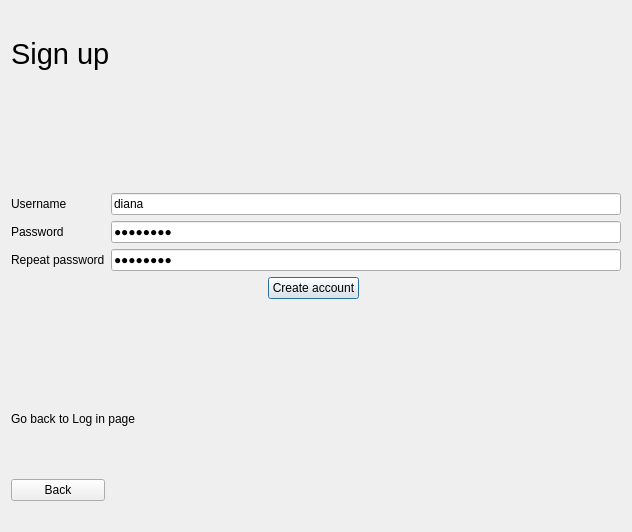
<?xml version="1.0" encoding="UTF-8"?>
<ui version="4.0">
 <class>SignupWindow</class>
 <widget class="QDialog" name="SignupWindow">
  <property name="geometry">
   <rect>
    <x>0</x>
    <y>0</y>
    <width>632</width>
    <height>532</height>
   </rect>
  </property>
  <property name="windowTitle">
   <string>Dialog</string>
  </property>
  <layout class="QGridLayout" name="gridLayout_3">
   <item row="3" column="0" colspan="3">
    <layout class="QGridLayout" name="gridLayout">
     <item row="4" column="0">
      <widget class="QLabel" name="label_3">
       <property name="text">
        <string>Repeat password</string>
       </property>
      </widget>
     </item>
     <item row="3" column="0">
      <widget class="QLabel" name="label_2">
       <property name="text">
        <string>Password</string>
       </property>
      </widget>
     </item>
     <item row="2" column="0">
      <widget class="QLabel" name="label">
       <property name="text">
        <string>Username</string>
       </property>
      </widget>
     </item>
     <item row="4" column="1">
      <widget class="QLineEdit" name="password_line_2">
       <property name="text">
        <string>diana123</string>
       </property>
       <property name="echoMode">
        <enum>QLineEdit::Password</enum>
       </property>
      </widget>
     </item>
     <item row="3" column="1">
      <widget class="QLineEdit" name="password_line">
       <property name="text">
        <string>diana123</string>
       </property>
       <property name="echoMode">
        <enum>QLineEdit::Password</enum>
       </property>
      </widget>
     </item>
     <item row="2" column="1">
      <widget class="QLineEdit" name="username_line">
       <property name="text">
        <string>diana</string>
       </property>
      </widget>
     </item>
    </layout>
   </item>
   <item row="7" column="1">
    <spacer name="horizontalSpacer_6">
     <property name="orientation">
      <enum>Qt::Horizontal</enum>
     </property>
     <property name="sizeHint" stdset="0">
      <size>
       <width>40</width>
       <height>20</height>
      </size>
     </property>
    </spacer>
   </item>
   <item row="1" column="0" colspan="2">
    <widget class="QLabel" name="succes_message">
     <property name="text">
      <string/>
     </property>
    </widget>
   </item>
   <item row="5" column="0">
    <spacer name="verticalSpacer">
     <property name="orientation">
      <enum>Qt::Vertical</enum>
     </property>
     <property name="sizeType">
      <enum>QSizePolicy::Preferred</enum>
     </property>
     <property name="sizeHint" stdset="0">
      <size>
       <width>20</width>
       <height>40</height>
      </size>
     </property>
    </spacer>
   </item>
   <item row="4" column="0" colspan="2">
    <layout class="QHBoxLayout" name="horizontalLayout">
     <item>
      <spacer name="horizontalSpacer_2">
       <property name="orientation">
        <enum>Qt::Horizontal</enum>
       </property>
       <property name="sizeHint" stdset="0">
        <size>
         <width>40</width>
         <height>20</height>
        </size>
       </property>
      </spacer>
     </item>
     <item>
      <widget class="QPushButton" name="create_btn">
       <property name="text">
        <string>Create account</string>
       </property>
      </widget>
     </item>
     <item>
      <spacer name="horizontalSpacer">
       <property name="orientation">
        <enum>Qt::Horizontal</enum>
       </property>
       <property name="sizeHint" stdset="0">
        <size>
         <width>40</width>
         <height>20</height>
        </size>
       </property>
      </spacer>
     </item>
    </layout>
   </item>
   <item row="6" column="1">
    <spacer name="horizontalSpacer_5">
     <property name="orientation">
      <enum>Qt::Horizontal</enum>
     </property>
     <property name="sizeHint" stdset="0">
      <size>
       <width>40</width>
       <height>20</height>
      </size>
     </property>
    </spacer>
   </item>
   <item row="0" column="0" colspan="3">
    <layout class="QVBoxLayout" name="verticalLayout">
     <item>
      <widget class="QLabel" name="label_4">
       <property name="font">
        <font>
         <pointsize>22</pointsize>
        </font>
       </property>
       <property name="text">
        <string>Sign up</string>
       </property>
       <property name="indent">
        <number>0</number>
       </property>
      </widget>
     </item>
    </layout>
   </item>
   <item row="6" column="0" rowspan="2">
    <layout class="QGridLayout" name="gridLayout_2">
     <item row="1" column="3">
      <spacer name="horizontalSpacer_7">
       <property name="orientation">
        <enum>Qt::Horizontal</enum>
       </property>
       <property name="sizeHint" stdset="0">
        <size>
         <width>40</width>
         <height>20</height>
        </size>
       </property>
      </spacer>
     </item>
     <item row="0" column="0" colspan="4">
      <spacer name="horizontalSpacer_9">
       <property name="orientation">
        <enum>Qt::Horizontal</enum>
       </property>
       <property name="sizeHint" stdset="0">
        <size>
         <width>40</width>
         <height>20</height>
        </size>
       </property>
      </spacer>
     </item>
     <item row="2" column="0">
      <layout class="QVBoxLayout" name="verticalLayout_2">
       <item>
        <widget class="QPushButton" name="pushButton_2">
         <property name="text">
          <string>Back</string>
         </property>
        </widget>
       </item>
      </layout>
     </item>
     <item row="3" column="2">
      <spacer name="horizontalSpacer_8">
       <property name="orientation">
        <enum>Qt::Horizontal</enum>
       </property>
       <property name="sizeHint" stdset="0">
        <size>
         <width>40</width>
         <height>20</height>
        </size>
       </property>
      </spacer>
     </item>
     <item row="3" column="3">
      <spacer name="horizontalSpacer_4">
       <property name="orientation">
        <enum>Qt::Horizontal</enum>
       </property>
       <property name="sizeHint" stdset="0">
        <size>
         <width>40</width>
         <height>20</height>
        </size>
       </property>
      </spacer>
     </item>
     <item row="3" column="0">
      <spacer name="horizontalSpacer_3">
       <property name="orientation">
        <enum>Qt::Horizontal</enum>
       </property>
       <property name="sizeHint" stdset="0">
        <size>
         <width>40</width>
         <height>20</height>
        </size>
       </property>
      </spacer>
     </item>
     <item row="1" column="0" colspan="3">
      <widget class="QLabel" name="goBackMsg">
       <property name="text">
        <string>Go back to Log in page</string>
       </property>
      </widget>
     </item>
    </layout>
   </item>
  </layout>
 </widget>
 <resources/>
 <connections/>
</ui>
